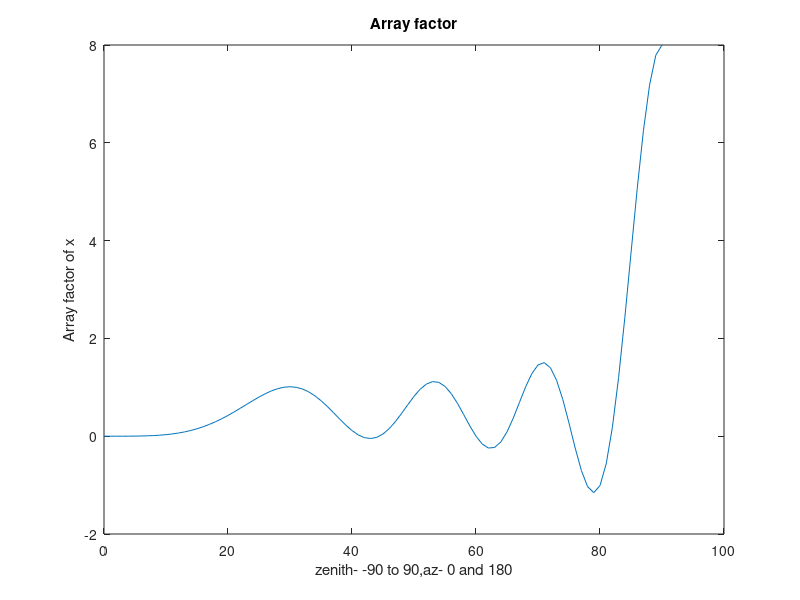

MATLAB code for this plot:
%2D FFT beamforming
clc;
clear all;
close all;
c=3e8;
%frequency and wavelength of observing source
f=1420e6;
lambda=c/f;
ls = 2;
%distance between antennas in x direction
dx = lambda/ls;
%propagation constant
k = 2*pi/lambda;
%Number of antennas in y direction
M = 8;
%zenithangle
zenithangle = 0:1:90;
zenithangler = deg2rad(zenithangle);
A = ones(1,M);

y = 1;

  %Source direction
sourcedirdze = 90;
sourcedirzer = deg2rad(sourcedirdze);
m = 1:1:M;
%Progressive Phase shift in y and x direction 
delta = -k.*dx.*cos(sourcedirzer);

 for p =  1:length(zenithangler) 
 w2 = A(m).*exp(1i.*(m-1).*(k.*dx.*cos(zenithangler(p))+delta)); 
 AF(p) = sum(w2);
endfor

plot(zenithangle,AF);
 [maxP,maxIdx]=max(AF);
 fprintf('Maximum value %f at theta=%f\n',maxP,zenithangle(maxIdx));
ylabel('Array factor of x');
xlabel('zenith- -90 to 90,az- 0 and 180');
title('Array factor')